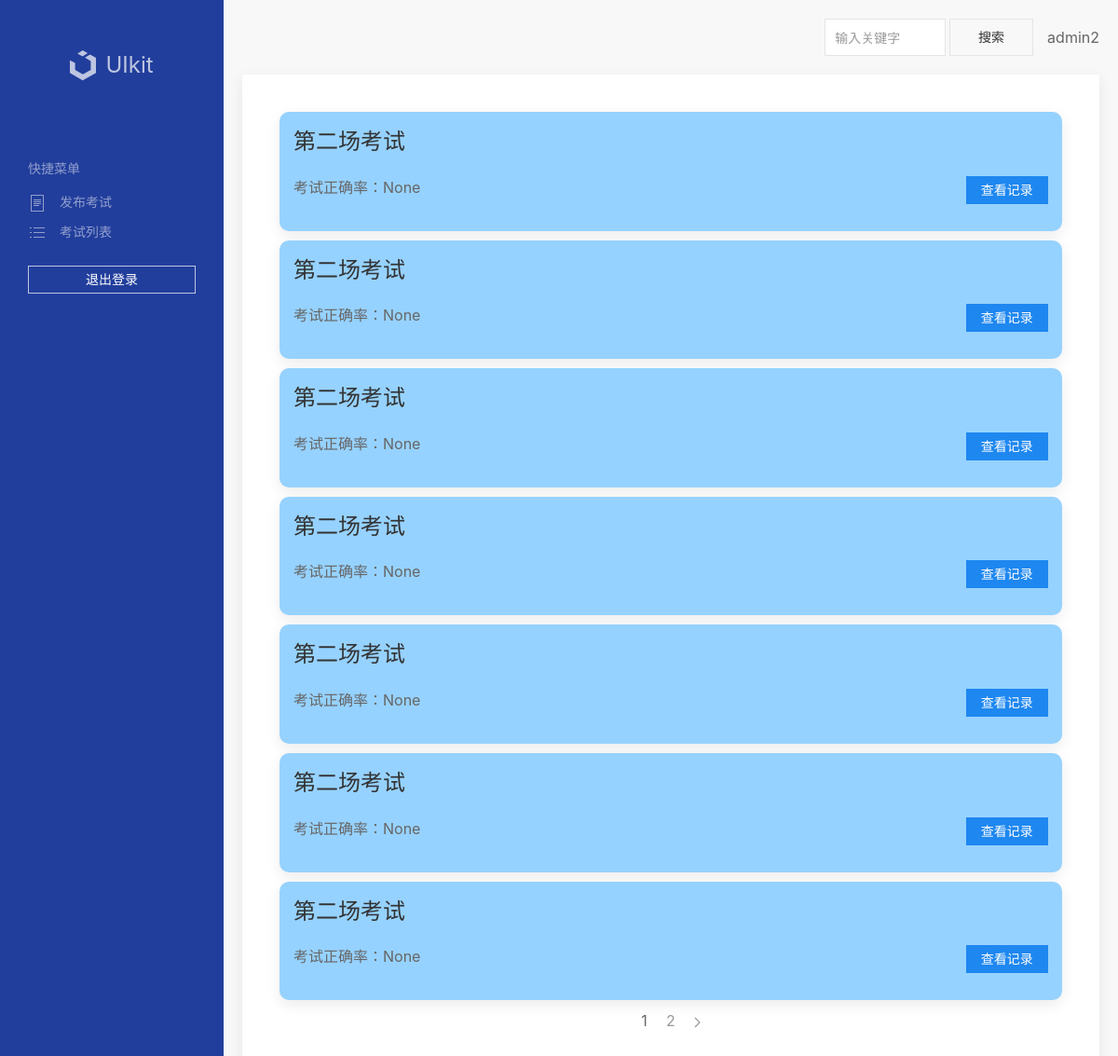
The app's page /student/wrong/ (signed in) with its own data.
### huser/models.py (models this page shows, shortened)
class HUser(AbstractUser):
    choices = (
        (True, '教师'),
        (False, '学生')
    )
    hclass = models.ForeignKey(HClass, on_delete=models.CASCADE)
    is_teacher = models.BooleanField(verbose_name='身份', choices=choices)
    class Meta:
        verbose_name = '用户'
        verbose_name_plural = verbose_name

### student/models.py (models this page shows)
class ExamRecord(models.Model):
    exam = models.ForeignKey('teacher.Exam', verbose_name='考试', on_delete=models.CASCADE)
    submit_time = models.DateTimeField(auto_now_add=True, verbose_name='提交时间')
    wrong = models.ManyToManyField('teacher.ExaminationQuestion', verbose_name='错题')
    correct_rate = models.FloatField(verbose_name='正确率', null=True)
    user = models.ForeignKey(get_user_model(), verbose_name='用户', on_delete=models.CASCADE)

### teacher/models.py (models this page shows, shortened)
class Exam(models.Model):
    teacher = models.ForeignKey('huser.HUser', verbose_name='教师', on_delete=models.CASCADE)
    hclass = models.ForeignKey('huser.HClass', verbose_name='班级', on_delete=models.CASCADE)
    exam_name = models.CharField(verbose_name='考试名称', max_length=254)
    start_time = models.DateTimeField(verbose_name='开始时间')
    end_time = models.DateTimeField(verbose_name='结束时间')
    questions = models.ManyToManyField(ExaminationQuestion, verbose_name='试题', null=True)
    class Meta:
        verbose_name = '考试'
        verbose_name_plural = verbose_name

### student/views.py (the view)
# urls.py: path('wrong/', views.WrongQuestionSet.as_view(), name='wrong'),
class WrongQuestionSet(ListView):
    template_name = 'student/wrong-list.html'
    model = ExamRecord
    paginate_by = 7
    def get_queryset(self):
        examrecords = ExamRecord.objects.filter(user=self.request.user)
        return examrecords

### templates/student/wrong-list.html (shortened to what this page needs)
{% extends 'base.html' %}
{% block main %}
    <div class="uk-card uk-card-default uk-card-body uk-margin-remove" >
    <div style="min-height: 700px;">
    {% for object in page_obj %}
    <div class="uk-card uk-card-default uk-card-body uk-margin-small-bottom" style="padding: 15px;background: #96d2ff; border-radius: 10px;" >
    <h3 class="uk-card-title">{{ object.exam.exam_name }}</h3>
    <div class="uk-flex">
        <div class="uk-width-5-6 uk-margin-remove-bottom">
        <p>考试正确率：{{ object.correct_rate }}</p>
            </div>
        <div class="uk-width-1-6 uk-margin-remove-bottom uk-flex uk-flex-right">
            <div>
            <button class="uk-button uk-button-primary uk-button-small" uk-tooltip="点击查看视频音频讲解！" uk-toggle="target: #line{{ forloop.counter }}">查看记录</button>
                </div>
        </div>
    </div>
</div>
    {% endfor %}
</div>
<div class="uk-flex uk-flex-center">
    <ul class="uk-pagination" uk-margin>
    {% for page in paginator.page_range %}
        {% if page == page_obj.number %}
            <li class="uk-active"><a href="{% url 'student:wrong' %}?page={{ page }}">{{ page }}</a></li>
        {% else %}
    <li><a href="{% url 'student:wrong' %}?page={{ page }}">{{ page }}</a></li>
        {% endif %}
    {% endfor %}
    {% if page_obj.has_next %}
    <li><a href="{% url 'student:wrong' %}?page={{ page_obj.next_page_number }}"><span uk-pagination-next></span></a></li>
    {% endif %}
</ul>
</div>
</div>
{% endblock %}

### templates/components/header.html
<nav class="uk-navbar-container uk-margin uk-navbar-transparent uk-margin-remove-bottom" uk-navbar>
            <div class="uk-navbar-right">
                <div class="uk-navbar-item">
                    <form action="javascript:void(0)">
                        <input class="uk-input uk-form-width-small" type="text" placeholder="输入关键字">
                        <button class="uk-button uk-button-default">搜索</button>
                    </form>
                </div>
                    <span>{{ request.user.username }}</span>
                </div>
</nav>

### records on screen
HUser: user.username "admin2"
ExamRecord: exam.exam_name "第二场考试", correct_rate "None"
ExamRecord: exam.exam_name "第二场考试", correct_rate "None"
ExamRecord: exam.exam_name "第二场考试", correct_rate "None"
ExamRecord: exam.exam_name "第二场考试", correct_rate "None"
ExamRecord: exam.exam_name "第二场考试", correct_rate "None"
ExamRecord: exam.exam_name "第二场考试", correct_rate "None"
ExamRecord: exam.exam_name "第二场考试", correct_rate "None"

### other values on screen
{{ page }} "1"
{{ page }} "2"
